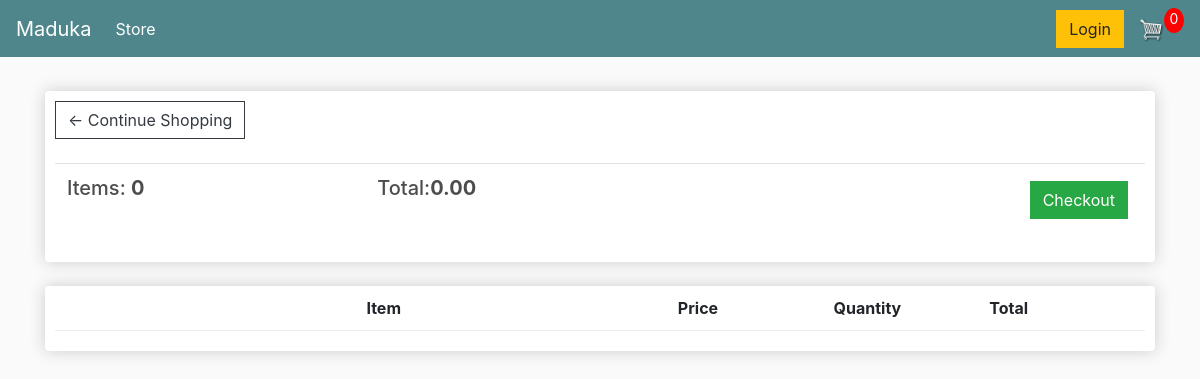
The page /cart (signed in) on the database as committed earlier.
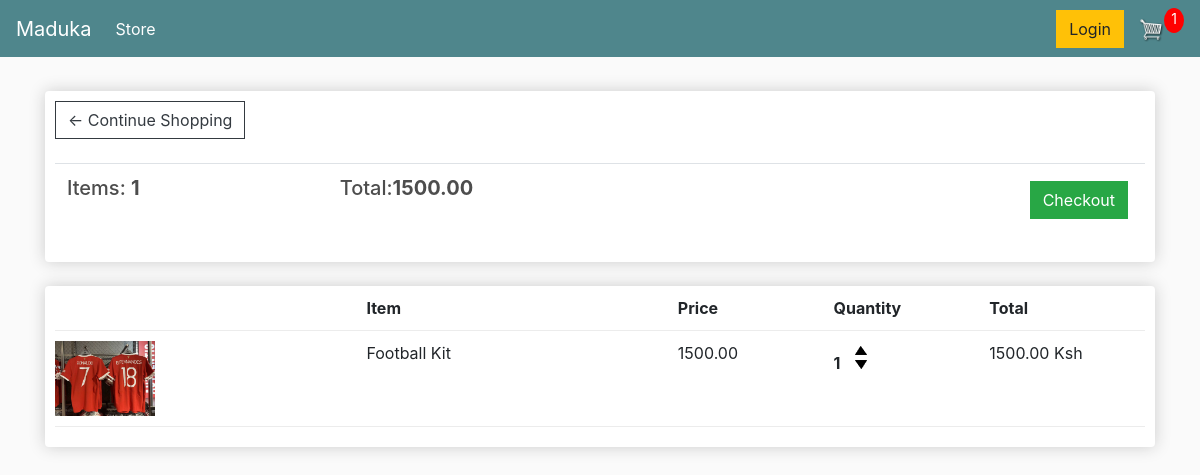
The same page on the database as committed later.
### store/models.py (models this page shows, shortened)
class Order(models.Model):
    customer = models.ForeignKey(Customer, on_delete=models.SET_NULL,
            blank=True, null=True)
    date_ordered = models.DateTimeField(auto_now_add=True)
    complete = models.BooleanField(default=False, null=True, blank=True)
    transaction_id = models.CharField(max_length=200, null=True)
    @property
    def get_cart_total(self):
        orderitems = self.orderitem_set.all()
        total =sum([item.get_total for item in orderitems])
        return total
    @property
    def get_cart_items(self):
        orderitems = self.orderitem_set.all()
        total =sum([item.quantity for item in orderitems])
        return total

class OrderItem(models.Model):
    product = models.ForeignKey(Product, on_delete=models.SET_NULL, null=True)
    order = models.ForeignKey(Order, on_delete=models.SET_NULL, blank=True, null=True)
    quantity = models.IntegerField(default=0, null=True, blank=True)
    date_added = models.DateTimeField(auto_now_add=True)
    @property
    def get_total(self):
        total = self.product.price * self.quantity
        return total

class Product(models.Model):
    name = models.CharField(max_length=200, null=True)
    price = models.DecimalField(max_digits=10, decimal_places=2)
    digital = models.BooleanField(default=False, null=True, blank=False)
    image = models.ImageField(null=True, blank=True)
    @property
    def imageURL(self):
        try:
            url = self.image.url
        except:
            url = ''
        return url

### store/views.py (the view)
# urls.py: path('cart', views.cart, name="cart"),
def cart(request):
    data = cartdata(request)
    cartitems = data['cartitems']
    order = data['order']
    items = data['items']
    context = {'items':items, 'order':order, 'cartitems':cartitems, 'shipping':False}
    return render(request, 'store/cart.html', context)

### store/utils.py (called while the page is built)
def cartdata(request):
    if request.user.is_authenticated:
        customer = request.user.customer
        order, created =Order.objects.get_or_create(customer=customer,
                complete=False)
        items = order.orderitem_set.all()
        cartitems = order.get_cart_items
    else:
        cookiedata = cookiecart(request)
        cartitems = cookiedata["cartitems"]
        order = cookiedata["order"]
        items = cookiedata["items"]
    return {'cartitems':cartitems, 'order':order, 'items':items}

### store/templates/store/cart.html
{% extends 'store/base.html' %}
{% load static %}
{% block content %}
	<div class="row">
		<div class="col-lg-12">
			<div class="box-element">
				<a  class="btn btn-outline-dark" href="{% url 'store' %}">&#x2190; Continue Shopping</a>
				<br>
				<br>
				<table class="table">
					<tr>
            <th><h5>Items: <strong>{{ order.get_cart_items }}</strong></h5></th>
            <th><h5>Total:<strong>{{ order.get_cart_total|floatformat:2 }}</strong></h5></th>
						<th>
							<a  style="float:right; margin:5px;" class="btn btn-success" href="{% url 'checkout' %}">Checkout</a>
						</th>
					</tr>
				</table>
			</div>
			<br>
			<div class="box-element">
				<div class="cart-row">
					<div style="flex:2"></div>
					<div style="flex:2"><strong>Item</strong></div>
					<div style="flex:1"><strong>Price</strong></div>
					<div style="flex:1"><strong>Quantity</strong></div>
					<div style="flex:1"><strong>Total</strong></div>
				</div>
        {% for item in items %}
				<div class="cart-row">
          <div style="flex:2"><img class="row-image" src="{{ item.product.imageURL}}"></div>
          <div style="flex:2">{{ item.product.name }}</div>
          <div style="flex:1">{{ item.product.price|floatformat:2 }}</div>
					<div style="flex:1">
            <p class="quantity">{{ item.quantity }}</p>
						<div class="quantity">
              <img data-product={{item.product.id}} data-action="add" class="chg-quantity update-cart" src="{% static  'img/arrow-up.png' %}">
              <img data-product={{item.product.id}} data-action="remove" class="chg-quantity update-cart" src="{% static  'img/arrow-down.png' %}">
						</div>
					</div>
         <div style="flex:1">{{ item.get_total }} Ksh</div>
        </div>
         {% endfor %}
			</div>
		</div>
	</div>
{% endblock content %}

### store/templates/store/base.html (shortened to what this page needs)
<!DOCTYPE html>
{% load static %}
<html>
<head>
	<link rel="stylesheet" href="https://stackpath.bootstrapcdn.com/bootstrap/4.4.1/css/bootstrap.min.css">
	<link rel="stylesheet" type="text/css" href="{% static 'css/base.css' %}">
</head>
<body>
	<nav class="navbar navbar-expand-lg navbar-dark bg-dark">
	  <a class="navbar-brand" href="{% url 'store' %}">Maduka</a>
	  <div class="collapse navbar-collapse" id="navbarSupportedContent">
	    <ul class="navbar-nav mr-auto">
	      <li class="nav-item active">
	        <a class="nav-link" href="{% url 'store' %}">Store <span class="sr-only">(current)</span></a>
	      </li>
	    </ul>
	    <div class="form-inline my-2 my-lg-0">
	     	<a href="#"class="btn btn-warning">Login</a>
	     	<a href="{% url 'cart' %}">
	    		<img  id="cart-icon" src="{% static 'img/cart.png' %}">
	    	</a>
        <p id="cart-total">{{ cartitems }}</p>
	    </div>
	  </div>
	</nav>
     <div class="container">
            <br>
            {% block content %}
            {% endblock content %}
         </div>
</body>
</html>

### static/css/base.css (style rules this page uses)
body { background-color: hsl(0, 0%, 98%); }
h1,h2,h3,h4,h5,h6 { color:hsl(0, 0%, 30%); }
.box-element { box-shadow:hsl(0, 0%, 80%) 0 0 16px; background-color: #fff; border-radius: 4px; padding: 10px; }
.bg-dark { background-color: #4f868c!important; }
#cart-icon { width:25px; display: inline-block; margin-left: 15px; }
#cart-total { display: block; text-align: center; color:#fff; background-color: red; width: 20px; height: 25px; border-radius: 50%; font-size: 14px; }
.col-lg-4, .col-lg-6, .col-lg-8, .col-lg-12 { margin-top: 10px; }
.btn { border-radius: 0; }
.row-image { width: 100px; }
.cart-row { display: flex; align-items: flex-stretch; padding-bottom: 10px; margin-bottom: 10px; border-bottom: 1px solid #ececec; }
.quantity { display: inline-block; font-weight: 700; padding-right:10px; }
.chg-quantity { width: 12px; cursor: pointer; display: block; margin-top: 5px; transition:.1s; }

Rows that differ between the two databases and show on the page:
computed for Order: get_cart_items "0" → "1"; get_cart_total "0.00" → "1500.00"
added OrderItem: product.imageURL (picture), product.name "Football Kit", product.price "1500.00", quantity "1", get_total "1500.00"
Other text that changed with them:
{{ cartitems }}: "0" → "1"
